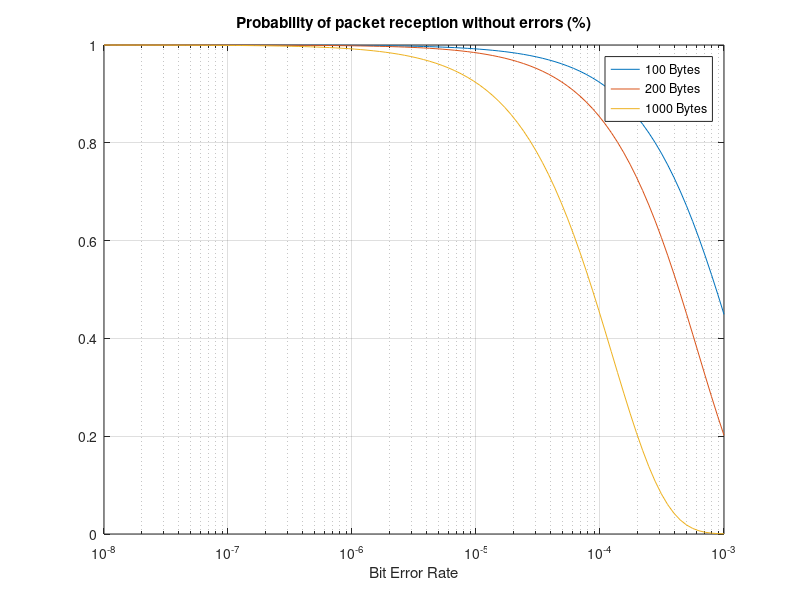

The MATLAB script that drew this image:

timegap = 10*10^(-6);
fcs = 4;
header = 36;

p = logspace(-8,-3,100);
n1= 100*8;
n2= 200*8;
n3= 1000*8;

f1 = (1-p).^n1
f2 = (1-p).^n2
f3 = (1-p).^n3

semilogx(p,f1,p,f2,p,f3)


legend('100 Bytes','200 Bytes','1000 Bytes')
xlabel('Bit Error Rate')
grid on
title('Probability of packet reception without errors (%)')